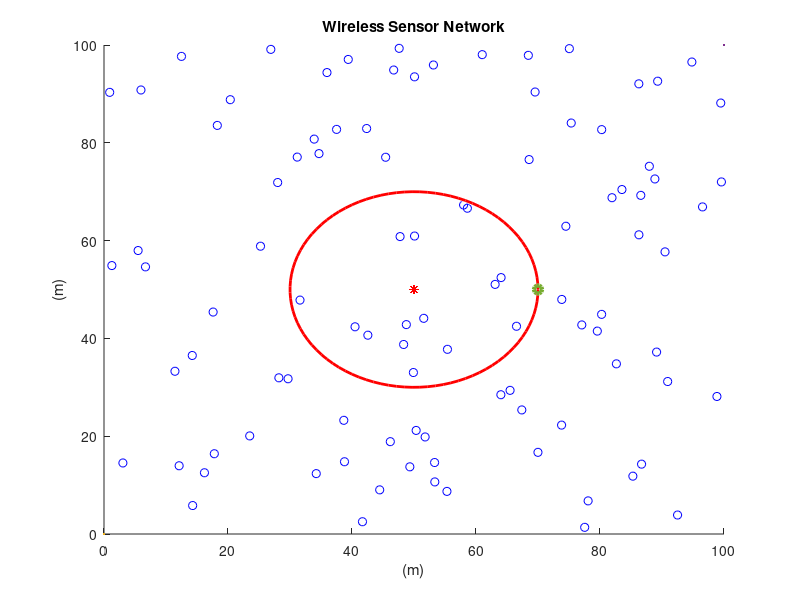

Source code (MATLAB): (Note: this script raises an error after producing the figure.)
%%%%%%%%%%%%%%%%%%%%%%%%%%%%%%%%%%%%%%%%%%%%%%%%%%%%%%%%%%%%%%%%%%%%%%%%
%                          LEACH Protocol                              %
%                          Part of Thesis:                             %
%       Energy-Efficient Protocols In Wireless Sensor Networks         %
%                                                                      %
% (c) Alexandros Nikolaos Zattas                                       %
% University of Peloponnese                                            %
% Department of Informatics and Telecommunications                     %
% For any related questions or additional information                  %
% send an e-mail to:                                                   %
% alexzattas@gmail.com                                                 %
%%%%%%%%%%%%%%%%%%%%%%%%%%%%%%%%%%%%%%%%%%%%%%%%%%%%%%%%%%%%%%%%%%%%%%%%


close all;
% clear all;
clc;

%%%%%%%%%%%%%%%%%%%% Network Establishment Parameters %%%%%%%%%%%%%%%%%%%%

%%% Area of Operation %%%

% Field Dimensions in meters %
xm=100;
ym=100;
x=0; % added for better display results of the plot
y=0; % added for better display results of the plot

% Number of Nodes in the field %
n=100;

% Number of Dead Nodes in the beggining %
dead_nodes=0;

% Coordinates of the Sink (location is predetermined in this simulation) %
sinkx=50;
sinky=50;

%%% Energy Values %%%
% Initial Energy of a Node (in Joules) % 
Eo=0.5; % units in Joules

% Energy required to run circuity (both for transmitter and receiver) %
Eelec=50*10^(-9); % units in Joules/bit
ETx=50*10^(-9); % units in Joules/bit
ERx=50*10^(-9); % units in Joules/bit

% Transmit Amplifier Types %
Eamp=100*10^(-12); % units in Joules/bit/m^2 (amount of energy spent by the amplifier to transmit the bits)

% Data Aggregation Energy %
EDA=5*10^(-9); % units in Joules/bit

% Size of data package %
k=500; % units in bits

% Suggested percentage of cluster head %
p=0.05; % a 5 percent of the total amount of nodes used in the network is proposed to give good results

% Number of Clusters %
No=p*n; 
% Radius of circular trajectory of mobile sink
radius = 20;

% Round of Operation %
rnd=0;
% Threshold for nodes
threshold = 30;

% Current Number of operating Nodes %
operating_nodes=n;
transmissions=0;
temp_val=0;
flag1stdead=0;

% Mobile sink initial positions
ms_Po.x = sinkx+radius;
ms_Po.y = sinky;
%%%%%%%%%%%%%%%%%%%%%%%%%%% End of Parameters %%%%%%%%%%%%%%%%%%%%%%%%%%%%



            %%% Creation of the Wireless Sensor Network %%%
            
            
% Plotting the WSN %
for i=1:n
    
    SN(i).id=i;	% sensor's ID number
    SN(i).x=rand(1,1)*xm;	% X-axis coordinates of sensor node
    SN(i).y=rand(1,1)*ym;	% Y-axis coordinates of sensor node
    SN(i).E=Eo;     % nodes energy levels (initially set to be equal to "Eo"
    SN(i).role=0;   % node acts as normal if the value is '0', if elected as a cluster head it  gets the value '1' (initially all nodes are normal)
    SN(i).cluster=0;	% the cluster which a node belongs to
    SN(i).cond=1;	% States the current condition of the node. when the node is operational its value is =1 and when dead =0
    SN(i).rop=0;	% number of rounds node was operational
    SN(i).rleft=0;  % rounds left for node to become available for Cluster Head election
    SN(i).dtch=0;	% nodes distance from the cluster head of the cluster in which he belongs
    SN(i).dts=0;    % nodes distance from the sink
    SN(i).tel=0;	% states how many times the node was elected as a Cluster Head
    SN(i).rn=0;     % round node got elected as cluster head
    SN(i).chid=0;   % node ID of the cluster head which the "i" normal node belongs to

    
    hold on;
    figure(1)
    hold on;
    plot(x,y,xm,ym,SN(i).x,SN(i).y,'ob',sinkx,sinky,'*r');
    title 'Wireless Sensor Network';
    xlabel '(m)';
    ylabel '(m)';
end
 


                      %%%%%% Set-Up Phase %%%%%% 
                      
             

while operating_nodes>0
    flag=0;
    viscircles([50,50],radius);
    if ((mod(rnd,4)==0))
        ms_Po.x = sinkx+radius;
        ms_Po.y = sinky;
    end
    if(mod(rnd,4)==1)
        ms_Po.x = sinkx;
        ms_Po.y = sinky+radius;
    end
    if(mod(rnd,4)==2)
        ms_Po.x = sinkx-radius;
        ms_Po.y = sinky;
    end
    if(mod(rnd,4)==3)
        ms_Po.x = sinkx;
        ms_Po.y = sinky-radius;
    end
    plot(ms_Po.x,ms_Po.y,'o','Linewidth',3);
        
    % Displays Current Round %     
    rnd;     

	% Threshold Value %
	t=(p/(1-p*(mod(rnd,1/p))));
    
    % Re-election Value %
    tleft=mod(rnd,1/p);
 
	% Reseting Previous Amount Of Cluster Heads In the Network %
	CLheads=0;
    
    % Reseting Previous Amount Of Energy Consumed In the Network on the Previous Round %
    energy=0;
    j=1; 
    
        
% Cluster Heads Election %
        for i=1:n
            SN(i).cluster=0;    % reseting cluster in which the node belongs to
            SN(i).role=0;       % reseting node role
            SN(i).chid=0;       % reseting cluster head id
            if SN(i).rleft>0
               SN(i).rleft=SN(i).rleft-1;
            end
            if (SN(i).E>0) && (SN(i).rleft==0)
                generate=rand;	
                    if generate< t
                    SN(i).role=1;	% assigns the node role of acluster head
                    SN(i).rn=rnd;	% Assigns the round that the cluster head was elected to the data table
                    SN(i).tel=SN(i).tel + 1;   
                    SN(i).rleft=1/p-tleft;    % rounds for which the node will be unable to become a CH
                    SN(i).dts=sqrt((sinkx-SN(i).x)^2 + (sinky-SN(i).y)^2); % calculates the distance between the sink and the cluster hea
                    CLheads=CLheads+1;	% sum of cluster heads that have been elected 
                    SN(i).cluster=CLheads; % cluster of which the node got elected to be cluster head
                    CL(CLheads).x=SN(i).x; % X-axis coordinates of elected cluster head
                    CL(CLheads).y=SN(i).y; % Y-axis coordinates of elected cluster head
                    CL(CLheads).id=i; % Assigns the node ID of the newly elected cluster head to an array
                    CL(CLheads).route = [];
                    CL(CLheads).path = 0;
                    CL(CLheads).dcir=sqrt((CL(CLheads).x-ms_Po.x)^2+(CL(CLheads).y-ms_Po.y)^2);
                    DCIR(CLheads) = CL(CLheads).dcir; 
                    end
           end
        
        end
        
	% Fixing the size of "CL" array %
	CL=CL(1:CLheads);
    
    % Fixing the size of "DCIR" array
    DCIR = DCIR(1:CLheads);
    % Finding the minimum distance from mobile sink path
    [least_dcir,least_CH_id]=min(DCIR);
    
    
    
    
% Grouping the Nodes into Clusters & caclulating the distance between node and cluster head %
     
       for i=1:n
        if  (SN(i).role==0) && (SN(i).E>0) && (CLheads>0) % if node is normal
            for m=1:CLheads
            d(m)=sqrt((CL(m).x-SN(i).x)^2 + (CL(m).y-SN(i).y)^2);
            % we calculate the distance 'd' between the sensor node that is
            % transmitting and the cluster head that is receiving with the following equation+ 
            % d=sqrt((x2-x1)^2 + (y2-y1)^2) where x2 and y2 the coordinates of
            % the cluster head and x1 and y1 the coordinates of the transmitting node
            end
        d=d(1:CLheads); % fixing the size of "d" array
        [M,I]=min(d(:)); % finds the minimum distance of node to CH
        [Row, Col] = ind2sub(size(d),I); % displays the Cluster Number in which this node belongs too
        SN(i).cluster=Col; % assigns node to the cluster
        SN(i).dtch= d(Col); % assigns the distance of node to CH
        SN(i).chid=CL(Col).id;
        end
       end
       
        
       
                           %%%%%% Steady-State Phase %%%%%%
                      
  
% Energy Dissipation for normal nodes %
    
    for i=1:n
       if (SN(i).cond==1) && (SN(i).role==0) && (CLheads>0)
       	if SN(i).E>0
            ETx= Eelec*k + Eamp * k * SN(i).dtch^2;
            SN(i).E=SN(i).E - ETx;
            energy=energy+ETx;
            
        % Dissipation for cluster head during reception
        if SN(SN(i).chid).E>0 && SN(SN(i).chid).cond==1 && SN(SN(i).chid).role==1
            ERx=(Eelec+EDA)*k;
            energy=energy+ERx;
            SN(SN(i).chid).E=SN(SN(i).chid).E - ERx;
             if SN(SN(i).chid).E<=0  % if cluster heads energy depletes with reception
                SN(SN(i).chid).cond=0;
                SN(SN(i).chid).rop=rnd;
                dead_nodes=dead_nodes +1;
                operating_nodes= operating_nodes - 1
             end
        end
        end
        
        
        if SN(i).E<=0       % if nodes energy depletes with transmission
        dead_nodes=dead_nodes +1;
        operating_nodes= operating_nodes - 1
        SN(i).cond=0;
        SN(i).chid=0;
        SN(i).rop=rnd;
        end
        
      end
    end            
    

        

% distance from CH to Leader CH
for i = 1:CLheads
    CL(i).dist=sqrt((CL(least_CH_id).x-CL(i).x)^2 + (CL(least_CH_id).y-CL(i).y)^2);
end

% distance from CH to next nearest neighbour
nearest_neighbour=zeros;
for i=1:CLheads
    for j=i:CLheads
        if(i~=j)
        nearest_neighbour(i,j)=sqrt((CL(i).x-CL(j).x)^2 + (CL(i).y-CL(j).y)^2);
        nearest_neighbour(j,i)=sqrt((CL(i).x-CL(j).x)^2 + (CL(i).y-CL(j).y)^2); 
        end
        if(i==j)
        nearest_neighbour(i,j)=inf;
        end
    end
end

 

% Greedy Algorithm
for i=1:CLheads
    if(i~=least_CH_id)
    [neigh_CHs_dis,neigh_CHs_id] = find_neigh_CHs(i,nearest_neighbour,CLheads);
    for j=1:CLheads
        if((CL(neigh_CHs_id(j)).dist<CL(i).dist)&&(CL(neigh_CHs_id(j)).path<2)&&(neigh_CHs_id(j)~=least_CH_id))
                    CL(i).path=CL(i).path+1;
                    CL(neigh_CHs_id(j)).path=CL(neigh_CHs_id(j)).path+1;
                    CL(i).route(length(CL(i).route)+1) = neigh_CHs_id(j); 
                    break;
        elseif((CL(neigh_CHs_id(j)).dist<CL(i).dist)&&(neigh_CHs_id(j)==least_CH_id))
                CL(i).path=CL(i).path+1;
                CL(neigh_CHs_id(j)).path=CL(neigh_CHs_id(j)).path+1;
                CL(i).route(length(CL(i).route)+1) = neigh_CHs_id(j); 
                break;
        end
    end
    else
        CL(i).route = i;
    end
end 

% Updating distance of CHs to closest CH
for i=1:CLheads
    CL(i).dist=sqrt((CL(CL(i).route).x-CL(i).x)^2 + (CL(CL(i).route).y-CL(i).y)^2); 
end
    
    
% Energy Dissipation for cluster head nodes %
   
   for i=1:CLheads
     if (SN(CL(i).id).cond==1)  && (SN(CL(i).id).role==1 ) && (i~=least_CH_id)
         if (SN(CL(i).id).E)>0
            ETx= (Eelec+EDA)*k + Eamp * k * CL(i).dist^2;
            SN(CL(i).id).E=SN(CL(i).id).E- ETx;
            energy=energy+ETx;
         end
         if  SN(CL(i).id).E<=0     % if cluster heads energy depletes with transmission
         dead_nodes=dead_nodes +1;
         operating_nodes= operating_nodes - 1;
         SN(CL(i).id).cond=0;
         SN(CL(i).id).rop=rnd;
         end
     elseif(SN(CL(i).id).cond==1)  && (SN(CL(i).id).role==1 ) && (i==least_CH_id)
         if (SN(CL(i).id).E)>0
            ETx= (Eelec+EDA)*k + Eamp * k * CL(i).dist^2;
            SN(CL(i).id).E=SN(CL(i).id).E- ETx;
            energy=energy+ETx;
         end
         if  SN(CL(i).id).E<=0     % if cluster heads energy depletes with transmission
         dead_nodes=dead_nodes +1;
         operating_nodes= operating_nodes - 1;
         SN(CL(i).id).cond=0;
         SN(CL(i).id).rop=rnd;
         end
      end
     
     
   end
   

   

  
    if operating_nodes<n && temp_val==0
        temp_val=1;
        flag1stdead=rnd
    end
    % Display Number of Cluster Heads of this round %
    %CLheads;
   
    
    transmissions=transmissions+1;
    if CLheads==0
    transmissions=transmissions-1;
    end
    
 
    % Next Round %
    rnd= rnd +1;
    
    tr(transmissions)=operating_nodes;
    op(rnd)=operating_nodes;
    avg_res_nodes(rnd,5) = operating_nodes; %for average of multiple simulations 
    

    if energy>0
    nrg(transmissions)=energy;
    end
    
    
    
    
%      if rnd==600
%          break;
%      end

end


sum=0;
for i=1:flag1stdead
    sum=nrg(i) + sum;
end

temp1=sum/flag1stdead;
temp2=temp1/n;

for i=1:flag1stdead
avg_node(i)=temp2;
end

    % Plotting Simulation Results "Operating Nodes per Round" %
    figure(2)
    plot(1:rnd,op(1:rnd),'-r','Linewidth',2);
    title ({'LEACH'; 'Operating Nodes per Round';})
    xlabel 'Rounds';
    ylabel 'Operational Nodes ';
    hold on;
    
    % Plotting Simulation Results  %
    figure(3)
    plot(1:transmissions,tr(1:transmissions),'-r','Linewidth',2);
    title ({'LEACH'; 'Operational Nodes per Transmission';})
    xlabel 'Transmissions ';
    ylabel 'Operational Nodes';
    hold on;
    
    % Plotting Simulation Results  %
    figure(4)
    plot(1:flag1stdead,nrg(1:flag1stdead),'-r','Linewidth',2);
    title ({'LEACH'; 'Energy consumed per Transmission';})
    xlabel 'Transmission';
    ylabel 'Energy ( J )';
    hold on;
    

    % Plotting Simulation Results  %
    figure(5)
    plot(1:flag1stdead,avg_node(1:flag1stdead),'-r','Linewidth',2);
    title ({'LEACH'; 'Average Energy consumed by a Node per Transmission';})
    xlabel 'Transmissions';
    ylabel 'Energy ( J )';  
    hold on;
   
% Function for finding nearest neighbour_CHs and Distance between them
function[neigh_CHs_dis,neigh_CHs_id] = find_neigh_CHs(i,nearest_neighbour,CLheads)
    neigh_CHs_id = [];
    neigh_CHs_dis = nearest_neighbour(i,:);
    neigh_CHs_dis = sort(neigh_CHs_dis);
    for j =1:CLheads
        for k=1:CLheads
            if(neigh_CHs_dis(j)==nearest_neighbour(i,k))
                neigh_CHs_id(length(neigh_CHs_id)+1) = k;
            end
        end
    end
end
